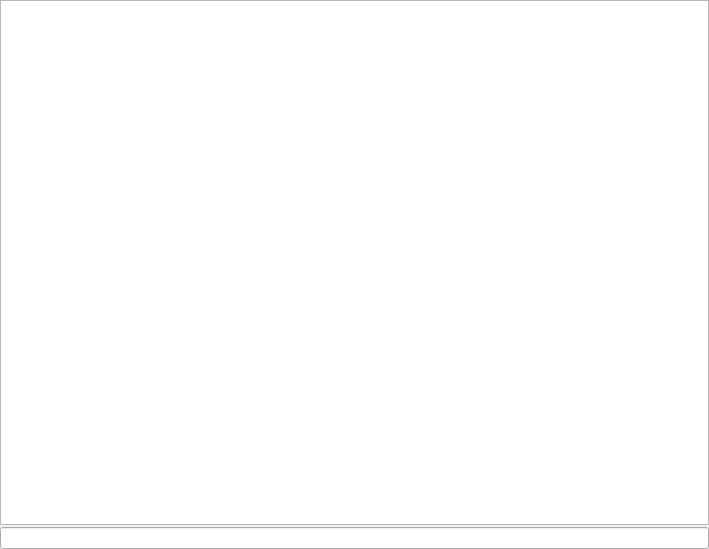
<?xml version="1.0" encoding="UTF-8"?>
<ui version="4.0">
 <class>WPdfView</class>
 <widget class="QWidget" name="WPdfView">
  <property name="geometry">
   <rect>
    <x>0</x>
    <y>0</y>
    <width>709</width>
    <height>549</height>
   </rect>
  </property>
  <property name="windowTitle">
   <string>Form</string>
  </property>
  <layout class="QVBoxLayout" name="verticalLayout">
   <property name="spacing">
    <number>2</number>
   </property>
   <property name="leftMargin">
    <number>0</number>
   </property>
   <property name="topMargin">
    <number>0</number>
   </property>
   <property name="rightMargin">
    <number>0</number>
   </property>
   <property name="bottomMargin">
    <number>0</number>
   </property>
   <item>
    <widget class="QGraphicsView" name="graphicsView"/>
   </item>
   <item>
    <widget class="QLineEdit" name="searchEdit"/>
   </item>
  </layout>
 </widget>
 <tabstops>
  <tabstop>graphicsView</tabstop>
  <tabstop>searchEdit</tabstop>
 </tabstops>
 <resources/>
 <connections/>
</ui>
